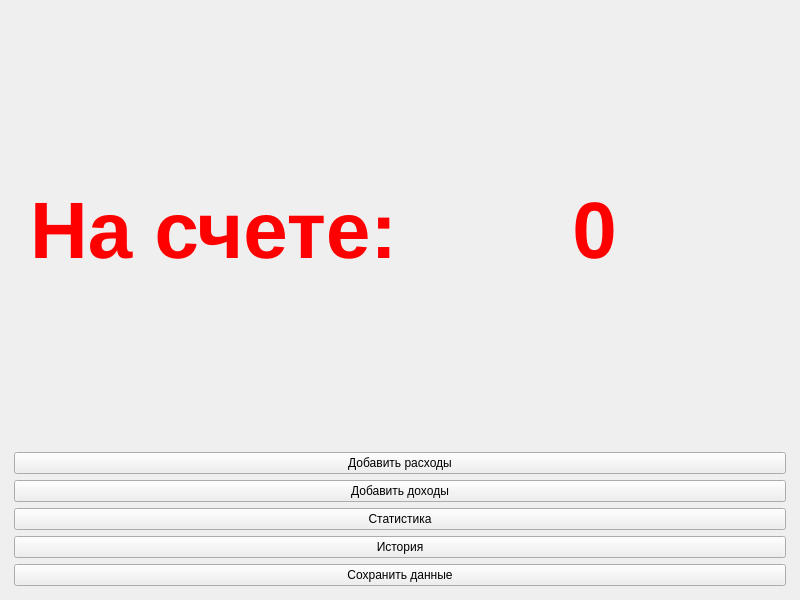
<?xml version="1.0" encoding="UTF-8"?>
<ui version="4.0">
 <class>MainWindow</class>
 <widget class="QMainWindow" name="MainWindow">
  <property name="geometry">
   <rect>
    <x>0</x>
    <y>0</y>
    <width>800</width>
    <height>600</height>
   </rect>
  </property>
  <property name="windowTitle">
   <string>MainWindow</string>
  </property>
  <widget class="QWidget" name="centralwidget">
   <layout class="QGridLayout" name="gridLayout_2">
    <item row="0" column="0">
     <layout class="QGridLayout" name="gridLayout" rowstretch="1,0,0,0,0,0">
      <property name="leftMargin">
       <number>5</number>
      </property>
      <property name="topMargin">
       <number>5</number>
      </property>
      <property name="rightMargin">
       <number>5</number>
      </property>
      <property name="bottomMargin">
       <number>5</number>
      </property>
      <item row="2" column="0" colspan="2">
       <widget class="QPushButton" name="add_d_but">
        <property name="text">
         <string>Добавить доходы</string>
        </property>
       </widget>
      </item>
      <item row="1" column="0" colspan="2">
       <widget class="QPushButton" name="add_r_but">
        <property name="text">
         <string>Добавить расходы</string>
        </property>
       </widget>
      </item>
      <item row="0" column="0">
       <widget class="QLabel" name="label">
        <property name="font">
         <font>
          <pointsize>60</pointsize>
          <weight>75</weight>
          <bold>true</bold>
         </font>
        </property>
        <property name="styleSheet">
         <string notr="true">color: rgb(255, 0, 0);</string>
        </property>
        <property name="text">
         <string>На счете:</string>
        </property>
        <property name="alignment">
         <set>Qt::AlignRight|Qt::AlignTrailing|Qt::AlignVCenter</set>
        </property>
       </widget>
      </item>
      <item row="3" column="0" colspan="2">
       <widget class="QPushButton" name="stat_but">
        <property name="text">
         <string>Статистика</string>
        </property>
       </widget>
      </item>
      <item row="4" column="0" colspan="2">
       <widget class="QPushButton" name="history_but">
        <property name="text">
         <string>История</string>
        </property>
       </widget>
      </item>
      <item row="0" column="1">
       <widget class="QLabel" name="amount_l">
        <property name="font">
         <font>
          <pointsize>60</pointsize>
          <weight>75</weight>
          <bold>true</bold>
         </font>
        </property>
        <property name="styleSheet">
         <string notr="true">color: rgb(255, 0, 0);</string>
        </property>
        <property name="text">
         <string>0</string>
        </property>
        <property name="alignment">
         <set>Qt::AlignCenter</set>
        </property>
       </widget>
      </item>
      <item row="5" column="0" colspan="2">
       <widget class="QPushButton" name="save_but">
        <property name="text">
         <string>Сохранить данные</string>
        </property>
       </widget>
      </item>
     </layout>
    </item>
   </layout>
  </widget>
 </widget>
 <resources/>
 <connections/>
</ui>
